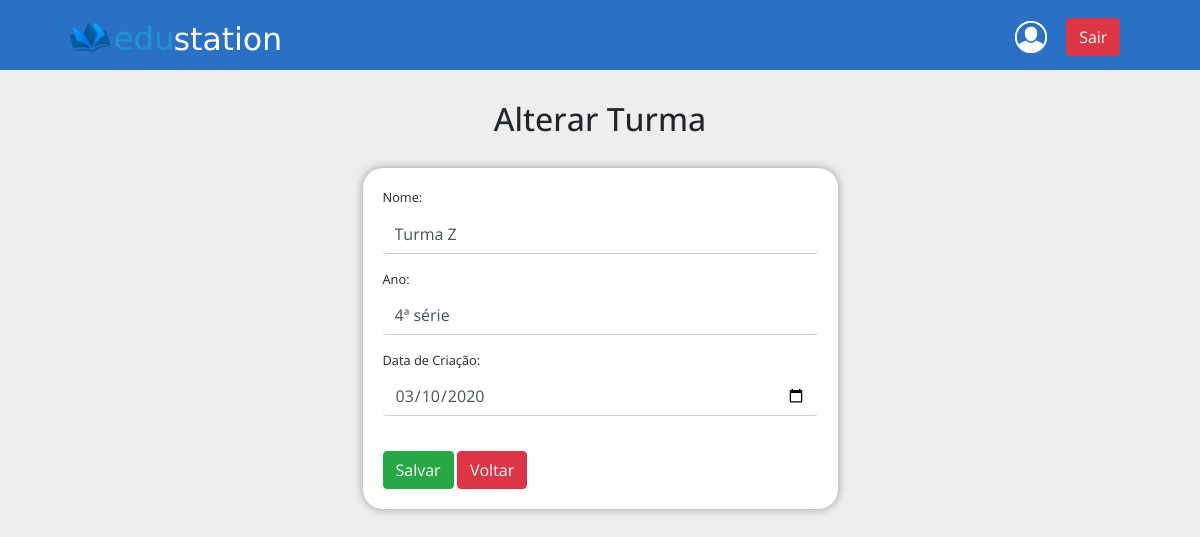
The page /alterInfoClass.php?id=6 (signed in) on the database its author committed.
### tables this page shows
CREATE TABLE `class` (
  `id` int(11) NOT NULL,
  `tname` varchar(255) NOT NULL,
  `ano` varchar(255) NOT NULL,
  `date_created` date NOT NULL
);

### classes/UserClass.php (called while the page is built, shortened)
<?php
class UserClass
{
    public function getInfo($id)
    {
        global $pdo;
        $sql = $pdo->prepare("SELECT * FROM class WHERE id = :id");
        $sql->bindValue(":id", $id);
        $sql->execute();
        if ($sql->rowCount() > 0) {
            $info = $sql->fetch();
        }
        return $info;
    }
}

### alterInfoClass.php (the view, shortened to what this page needs)
<?php
require __DIR__ . "/pages/header.php";
require __DIR__ . "/classes/UserClass.php";
$user = new UserClass();
if (isset($_GET['id']) && !empty($_GET['id'])) {
    $info = $user->getInfo($_GET['id']);
}
?>
<h1 class="title">Alterar Turma</h1>
<div class="container">
    <div class="row">
        <div class="col-sm-5">
            <form method="post" class="style_form">
                <div class="form-group">
                    <label for="exampleInputName">Nome: </label>
                    <input type="text" name="tname" value="<?= $info['tname'];?>" class="form-control" id="exampleInputName" placeholder="Nome da turma">
                </div>
                <div class="form-group">
                    <label for="exampleInputAno">Ano: </label>
                    <input type="text" name="ano" value="<?= $info['ano'];?>" class="form-control" id="exampleInputAno" placeholder="Ano da turma">
                </div>
                <div class="form-group">
                    <label for="exampleInputDate">Data de Criação: </label>
                    <input type="date" name="date_created" value="<?= $info['date_created'];?>" class="form-control" id="exampleInputDate">
                </div>
                <br>
                <button type="submit" class="btn btn-success">Salvar</button>
                <a href="getAllClass.php"><button type="button" class="btn btn-danger">Voltar</button></a>
            </form>
        </div>
    </div>
</div>
<?php
require __DIR__ . "/pages/footer.php";
?>

### assets/css/style.css (style rules this page uses)
.container input { border: none; border-bottom: 1px solid #ccc; background-color: #fff; }
.title { margin-top: 30px; margin-bottom: 30px; font-size: 2em; text-align: center; }
.container .col-sm-5 { margin: auto; border-radius: 20px; box-shadow: 0px 0px 10px #999; background-color: #fff; padding: 20px; font-size: 0.8em; }
.col-sm-5 input { border: none; border-bottom: 1px solid #ccc; background-color: #fff; }

### rows shown on the page
class: tname "Turma Z", ano "4ª série", date_created "03/10/2020"
